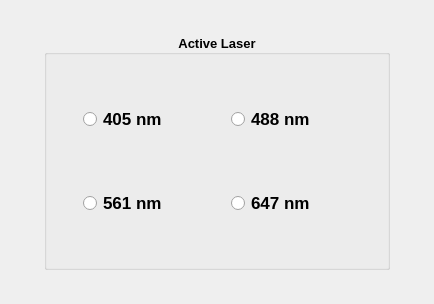
     <widget class="QWidget" name="tab_laser">
      <attribute name="title">
       <string>Laser</string>
      </attribute>
      <layout class="QVBoxLayout" name="verticalLayout_laser_page">
       <property name="leftMargin">
        <number>24</number>
       </property>
       <property name="topMargin">
        <number>14</number>
       </property>
       <property name="rightMargin">
        <number>24</number>
       </property>
       <property name="bottomMargin">
        <number>14</number>
       </property>
       <item>
        <spacer name="verticalSpacer_laser_top">
         <property name="orientation">
          <enum>Qt::Vertical</enum>
         </property>
         <property name="sizeHint" stdset="0">
          <size>
           <width>20</width>
           <height>20</height>
          </size>
         </property>
        </spacer>
       </item>
       <item>
        <layout class="QHBoxLayout" name="horizontalLayout_laser_center">
         <item>
          <spacer name="horizontalSpacer_laser_left">
           <property name="orientation">
            <enum>Qt::Horizontal</enum>
           </property>
           <property name="sizeHint" stdset="0">
            <size>
             <width>20</width>
             <height>20</height>
            </size>
           </property>
          </spacer>
         </item>
         <item>
          <widget class="QGroupBox" name="group_laser">
           <property name="sizePolicy">
            <sizepolicy hsizetype="Expanding" vsizetype="Preferred">
             <horstretch>0</horstretch>
             <verstretch>0</verstretch>
            </sizepolicy>
           </property>
           <property name="font">
            <font>
             <family>Arial</family>
             <pointsize>10</pointsize>
             <weight>75</weight>
             <bold>true</bold>
            </font>
           </property>
           <property name="layoutDirection">
            <enum>Qt::LeftToRight</enum>
           </property>
           <property name="title">
            <string>Active Laser</string>
           </property>
           <property name="alignment">
            <set>Qt::AlignCenter</set>
           </property>
           <layout class="QGridLayout" name="gridLayout_lasers">
            <property name="leftMargin">
             <number>36</number>
            </property>
            <property name="topMargin">
             <number>36</number>
            </property>
            <property name="rightMargin">
             <number>36</number>
            </property>
            <property name="bottomMargin">
             <number>36</number>
            </property>
            <property name="spacing">
             <number>28</number>
            </property>
            <item row="0" column="0">
             <widget class="QRadioButton" name="radio_laser_405">
              <property name="minimumSize">
               <size>
                <width>120</width>
                <height>56</height>
               </size>
              </property>
              <property name="font">
               <font>
                <family>Arial</family>
                <pointsize>13</pointsize>
                <weight>75</weight>
                <bold>true</bold>
               </font>
              </property>
              <property name="text">
               <string>405 nm</string>
              </property>
             </widget>
            </item>
            <item row="0" column="1">
             <widget class="QRadioButton" name="radio_laser_488">
              <property name="minimumSize">
               <size>
                <width>120</width>
                <height>56</height>
               </size>
              </property>
              <property name="font">
               <font>
                <family>Arial</family>
                <pointsize>13</pointsize>
                <weight>75</weight>
                <bold>true</bold>
               </font>
              </property>
              <property name="text">
               <string>488 nm</string>
              </property>
             </widget>
            </item>
            <item row="1" column="0">
             <widget class="QRadioButton" name="radio_laser_561">
              <property name="minimumSize">
               <size>
                <width>120</width>
                <height>56</height>
               </size>
              </property>
              <property name="font">
               <font>
                <family>Arial</family>
                <pointsize>13</pointsize>
                <weight>75</weight>
                <bold>true</bold>
               </font>
              </property>
              <property name="text">
               <string>561 nm</string>
              </property>
             </widget>
            </item>
            <item row="1" column="1">
             <widget class="QRadioButton" name="radio_laser_647">
              <property name="minimumSize">
               <size>
                <width>120</width>
                <height>56</height>
               </size>
              </property>
              <property name="font">
               <font>
                <family>Arial</family>
                <pointsize>13</pointsize>
                <weight>75</weight>
                <bold>true</bold>
               </font>
              </property>
              <property name="text">
               <string>647 nm</string>
              </property>
             </widget>
            </item>
           </layout>
          </widget>
         </item>
         <item>
          <spacer name="horizontalSpacer_laser_right">
           <property name="orientation">
            <enum>Qt::Horizontal</enum>
           </property>
           <property name="sizeHint" stdset="0">
            <size>
             <width>20</width>
             <height>20</height>
            </size>
           </property>
          </spacer>
         </item>
        </layout>
       </item>
       <item>
        <spacer name="verticalSpacer_laser_bottom">
         <property name="orientation">
          <enum>Qt::Vertical</enum>
         </property>
         <property name="sizeHint" stdset="0">
          <size>
           <width>20</width>
           <height>20</height>
          </size>
         </property>
        </spacer>
       </item>
      </layout>
     </widget>
